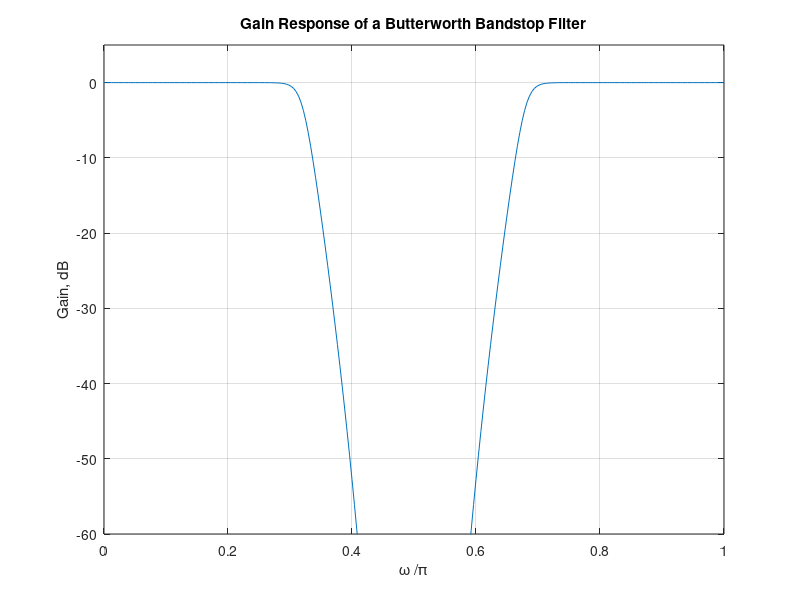

MATLAB code for this plot:
clf;
Ws = [0.4 0.6]; 
Wp = [0.3 0.7]; 
Rp = 0.4; 
Rs = 50;
[N1, Wn1] = buttord(Wp, Ws, Rp, Rs);
[num,den] = butter(N1,Wn1,'stop');
disp('Numerator coefficients are ');
disp(num);
disp('Denominator coefficients are ');
disp(den);
w = 0:pi/255:pi;
h = freqz(num,den,w); 
g= 20*log10(abs(h));
plot(w/pi,g);grid
axis([0 1 -60 5]);
xlabel('\omega /\pi'); 
ylabel('Gain, dB');
title('Gain Response of a Butterworth Bandstop Filter');